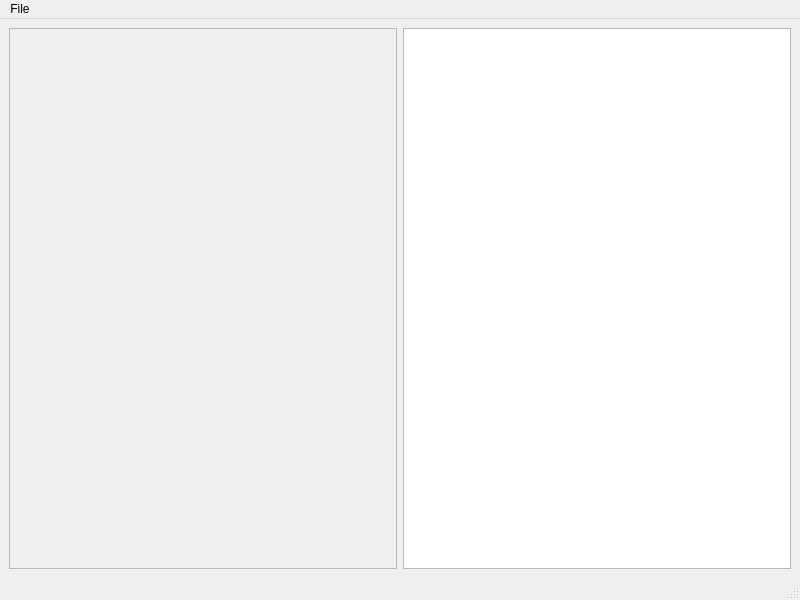
<?xml version="1.0" encoding="UTF-8"?>
<ui version="4.0">
 <class>RenderManager</class>
 <widget class="QMainWindow" name="RenderManager">
  <property name="geometry">
   <rect>
    <x>0</x>
    <y>0</y>
    <width>800</width>
    <height>600</height>
   </rect>
  </property>
  <property name="windowTitle">
   <string>MainWindow</string>
  </property>
  <widget class="QWidget" name="centralwidget">
   <layout class="QHBoxLayout" name="horizontalLayout">
    <item>
     <widget class="QScrollArea" name="scrollArea">
      <property name="widgetResizable">
       <bool>true</bool>
      </property>
      <widget class="QWidget" name="scrollAreaWidgetContents">
       <property name="geometry">
        <rect>
         <x>0</x>
         <y>0</y>
         <width>384</width>
         <height>529</height>
        </rect>
       </property>
      </widget>
     </widget>
    </item>
    <item>
     <widget class="QListWidget" name="listWidget"/>
    </item>
   </layout>
  </widget>
  <widget class="QMenuBar" name="menubar">
   <property name="geometry">
    <rect>
     <x>0</x>
     <y>0</y>
     <width>800</width>
     <height>27</height>
    </rect>
   </property>
   <widget class="QMenu" name="menuFile">
    <property name="title">
     <string>File</string>
    </property>
    <addaction name="actionSave"/>
    <addaction name="actionSaveAs"/>
    <addaction name="actionDelete"/>
   </widget>
   <addaction name="menuFile"/>
  </widget>
  <widget class="QStatusBar" name="statusbar"/>
  <action name="actionSave">
   <property name="text">
    <string>Save</string>
   </property>
  </action>
  <action name="actionDelete">
   <property name="text">
    <string>Delete</string>
   </property>
  </action>
  <action name="actionSaveAs">
   <property name="text">
    <string>SaveAs</string>
   </property>
  </action>
 </widget>
 <resources/>
 <connections/>
</ui>
